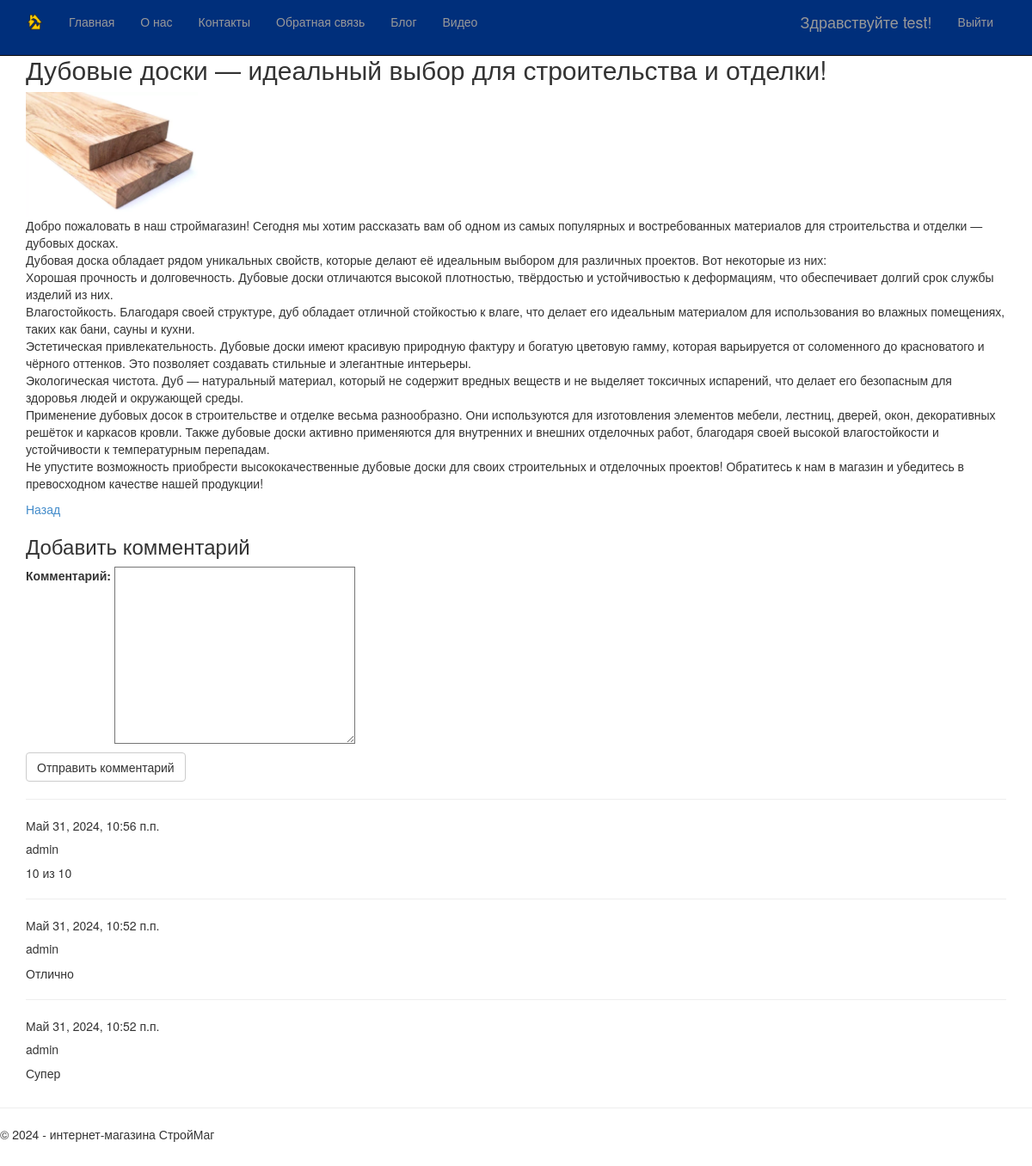
The page /blogpost/2/ (signed in) on the database its author committed.
### app/models.py (models this page shows, shortened)
class Blog(models.Model):
    author = models.ForeignKey(User, on_delete=models.CASCADE, related_name='blog_posts')
    title =  models.CharField(max_length= 100, unique_for_date="posted", verbose_name="Заголовок")
    description = models.TextField(verbose_name="Краткое содержание")
    content= models.TextField(verbose_name="Полное содержание")
    image=models.FileField(default="temp.jpeg", verbose_name="Путь к картинке")
    posted = models.DateTimeField(default= datetime.now(), db_index= True, verbose_name="Опбликована")
    class Meta:
        db_table = "Posts"
        ordering = ["-posted"]
        verbose_name= "статья блога"
        verbose_name_plural= "статьи блога"

class Comment(models.Model):
    user = models.ForeignKey(User, on_delete=models.CASCADE, verbose_name="Пользователь")
    post = models.ForeignKey(Blog, on_delete=models.CASCADE, verbose_name="Пост", related_name="comments")
    text = models.TextField(verbose_name="Комментарий")
    created_at = models.DateTimeField(auto_now_add=True)

### app/views.py (the view)
# urls.py: path('blogpost/<int:parametr>/', views.blogpost, name='blogpost'),
def blogpost(request, parametr):
    assert isinstance(request, HttpRequest)
    post_1 = Blog.objects.get(id=parametr) # запрос на выбор конкретной статьи по параметру
    comments = Comment.objects.filter(post=parametr).order_by('-created_at')
    if request.method == "POST": # после отправки данных формы на сервер методом POST
        form = CommentForm(request.POST)
        if form.is_valid():
            comment_f = form.save(commit=False)
            comment_f.user = request.user # добавляем (так как этого поля нет в форме) в модель Комментария (Comment) в поле автор авторизованного пользователя
            comment_f.created_at = datetime.now() # добавляем в модель Комментария (Comment) текущую дату
            comment_f.post = Blog.objects.get(id=parametr) # добавляем в модель Комментария (Comment) статью, для которой данный комментарий
            comment_f.save() # сохраняем изменения после добавления полей
            return redirect('blogpost', parametr=post_1.id) # переадресация на ту же страницу статьи после отправки комментария
    else:
        form = CommentForm() # создание формы для ввода комментария
    return render(
        request,
        'app/blogpost.html',
        {
            'post_1': post_1, # передача конкретной статьи в шаблон веб-страницы
            'year':datetime.now().year,
            'comments': comments, # передача всех комментариев к данной статье в шаблон веб-страницы
            'form': form, # передача формы добавления комментария в шаблон веб-страницы
        }
    )

### app/forms.py
class CommentForm (forms.ModelForm):
    class Meta:
        model = Comment # используемая модель
        fields = ('text',) # требуется заполнить только поле text
        labels = {'text': "Комментарий"} # метка к полю формы text

### app/templates/app/blogpost.html
{% extends "app/layout.html" %}
{% block content %}
<h2> {{post_1.title}} </h2>
{% if post_1.image and post_1.image.url != '/media/temp.jpeg' %}
<img src="{{ post_1.image.url }}" alt=" Картинка статьи блога" width="200" />
{% endif %}
<p> {{post_1.content|linebreaksbr}} </p>
<p><a href="{% url 'blog' %}"> Назад</a> </p>
{% if user.is_authenticated %}
<h3>Добавить комментарий</h3>
<form method="POST" >{% csrf_token %}
<div>
{{form.as_p}}
<button type="submit" class="save btn btn-default" > Отправить комментарий </button>
</div>
</form>
{% else %}
<h3> Для добавления своего комментария, пожалуйста, авторизуйтесь </h3>
{% endif %}
{% for comment in comments %}
<hr/>
<h7> {{comment.created_at}} </h7>
<h5> {{comment.user}} </h5>
<p> {{comment.text|linebreaksbr}} </p>
{% endfor %}
{% endblock %}

### app/templates/app/loginpartial.html (shortened to what this page needs)
﻿{% if user.is_authenticated %}
<form id="logoutForm" action="/logout/" method="post" class="navbar-right">
    <ul class="nav navbar-nav navbar-right">
        <li><span class="navbar-brand">Здравствуйте {{ user.username }}!</span></li>
        <li><a href="javascript:document.getElementById('logoutForm').submit()">Выйти</a></li>
    </ul>
</form>
{% else %}
<ul class="nav navbar-nav navbar-right">
    <li><a href="{% url 'login' %}">Войти</a></li>
</ul>
{% endif %}

### app/static/app/content/site.css (style rules this page uses)
body { padding-top: 50px; padding-bottom: 20px; padding-top:2%; }
input, select, textarea { max-width: 280px; }

### rows shown on the page
Blog: title "Дубовые доски — идеальный выбор для строительства и отделки!", image (picture), content "Добро пожаловать в наш строймагазин! Сегодня мы хотим рассказать вам об одном из самых популярных и востребованных материалов для строительства и отделки — дубовых досках. Дубовая доска обладает рядом уникальных свойств, которые делают её идеальным выбором для различных проектов. Вот некоторые из них: Хорошая прочность и долговечность. Дубовые доски отличаются высокой плотностью, твёрдостью и устойчивостью к деформациям, что обеспечивает долгий срок службы изделий из них. Влагостойкость. Благодаря своей структуре, дуб обладает отличной стойкостью к влаге, что делает его идеальным материалом для использования во влажных помещениях, таких как бани, сауны и кухни. Эстетическая…"
Comment: created_at "Май 31, 2024, 10:56 п.п.", user "admin", text "10 из 10"
Comment: created_at "Май 31, 2024, 10:52 п.п.", user "admin", text "Отлично"
Comment: created_at "Май 31, 2024, 10:52 п.п.", user "admin", text "Супер"

### other values the page prints
{{ user.username }} "test"
